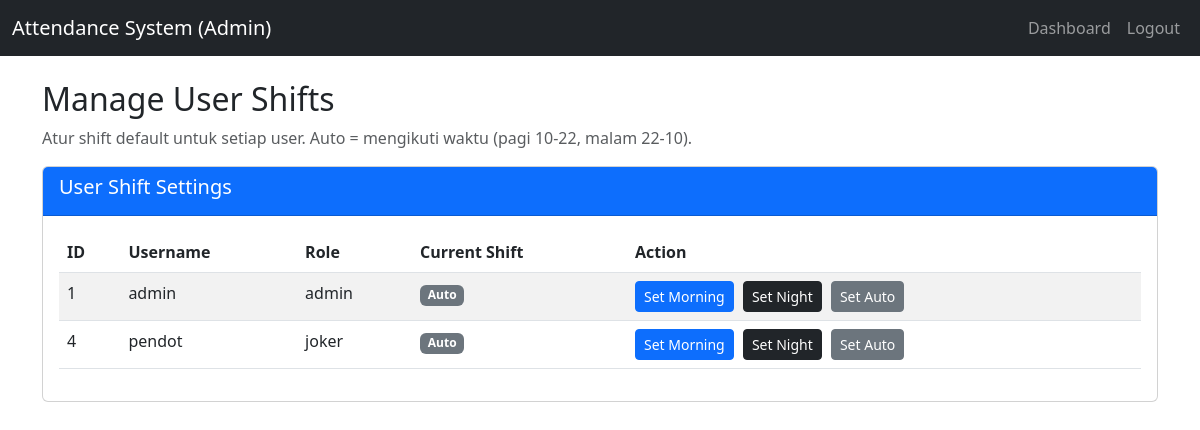
The app's page /user-shifts (signed in), older data.
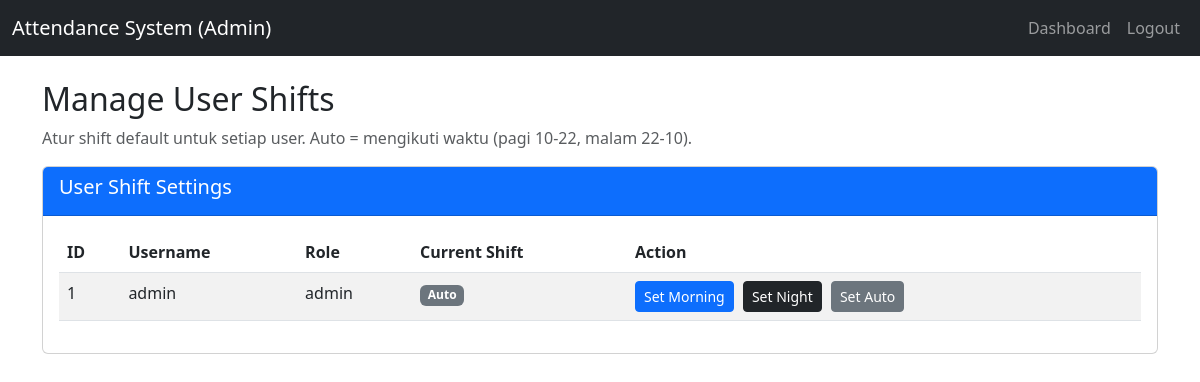
The same page, newer data.
### tables this page shows
CREATE TABLE users (
                    id INTEGER PRIMARY KEY AUTOINCREMENT,
                    username TEXT UNIQUE NOT NULL,
                    password TEXT NOT NULL,
                    role TEXT NOT NULL,
                    default_shift TEXT DEFAULT 'auto'
                );

### app.py (the view)
@app.route('/user-shifts')
@login_required
@admin_required
def user_shifts():
    try:
        users = query_db('SELECT id, username, role, default_shift FROM users ORDER BY id')
        return render_template('user_shifts.html', users=users)
    except Exception as e:
        app.logger.error(f"Error in user_shifts route: {str(e)}")
        flash('An error occurred.', 'danger')
        return redirect(url_for('dashboard'))

### app.py (called while the page is built)
def get_db():
    if DATABASE_URL and DATABASE_URL.startswith('postgres'):
        if not hasattr(g, '_database'):
            g._database = psycopg2.connect(DATABASE_URL, cursor_factory=RealDictCursor)
        return g._database
    else:
        db = getattr(g, '_database', None)
        if db is None:
            db = g._database = sqlite3.connect('attendance.db')
            db.row_factory = sqlite3.Row
        return db

@app.teardown_appcontext
def close_connection(exception):
    db = getattr(g, '_database', None)
    if db is not None:
        db.close()

def query_db(query, args=(), one=False):
    try:
        conn = get_db()
        if DATABASE_URL and DATABASE_URL.startswith('postgres'):
            cur = conn.cursor()
            cur.execute(query.replace('?', '%s'), args)
            rv = cur.fetchall()
            cur.close()
            return (rv[0] if rv else None) if one else rv
        else:
            cur = conn.execute(query, args)
            rv = cur.fetchall()
            cur.close()
            return (rv[0] if rv else None) if one else rv
    except Exception as e:
        app.logger.error(f"Database query error: {str(e)}")
        raise

### templates/user_shifts.html (shortened to what this page needs)
<!DOCTYPE html>
<html lang="en">
<head>
    <link href="https://cdn.jsdelivr.net/npm/bootstrap@5.3.0/dist/css/bootstrap.min.css" rel="stylesheet">
    <link rel="stylesheet" href="{{ url_for('static', filename='style.css') }}">
</head>
<body>
    <nav class="navbar navbar-expand-lg navbar-dark bg-dark">
        <div class="container-fluid">
            <a class="navbar-brand" href="#">Attendance System (Admin)</a>
            <div class="collapse navbar-collapse">
                <ul class="navbar-nav ms-auto">
                    <li class="nav-item"><a class="nav-link" href="{{ url_for('dashboard') }}">Dashboard</a></li>
                    <li class="nav-item"><a class="nav-link" href="{{ url_for('logout') }}">Logout</a></li>
                </ul>
            </div>
        </div>
    </nav>
    <div class="container mt-4">
        <h2>Manage User Shifts</h2>
        <p class="text-muted">Atur shift default untuk setiap user. Auto = mengikuti waktu (pagi 10-22, malam 22-10).</p>
        <div class="card">
            <div class="card-header bg-primary text-white">
                <h5>User Shift Settings</h5>
            </div>
            <div class="card-body">
                <table class="table table-striped">
                    <thead>
                        <tr>
                            <th>ID</th>
                            <th>Username</th>
                            <th>Role</th>
                            <th>Current Shift</th>
                            <th>Action</th>
                        </tr>
                    </thead>
                    <tbody>
                        {% for user in users %}
                        <tr>
                            <td>{{ user.id }}</td>
                            <td>{{ user.username }}</td>
                            <td>{{ user.role }}</td>
                            <td>
                                {% if user.default_shift == 'morning' %}
                                    <span class="badge bg-primary">Morning Shift</span>
                                {% elif user.default_shift == 'night' %}
                                    <span class="badge bg-dark">Night Shift</span>
                                {% else %}
                                    <span class="badge bg-secondary">Auto</span>
                                {% endif %}
                            </td>
                            <td>
                                <a href="{{ url_for('set_user_shift', user_id=user.id, shift='morning') }}" class="btn btn-sm btn-primary">Set Morning</a>
                                <a href="{{ url_for('set_user_shift', user_id=user.id, shift='night') }}" class="btn btn-sm btn-dark">Set Night</a>
                                <a href="{{ url_for('set_user_shift', user_id=user.id, shift='auto') }}" class="btn btn-sm btn-secondary">Set Auto</a>
                            </td>
                        </tr>
                        {% endfor %}
                    </tbody>
                </table>
            </div>
        </div>
    </div>
</body>
</html>

Row changes from the older to the newer data that the page shows:
removed users: id "4", username "pendot", role "joker", default_shift "Auto"
